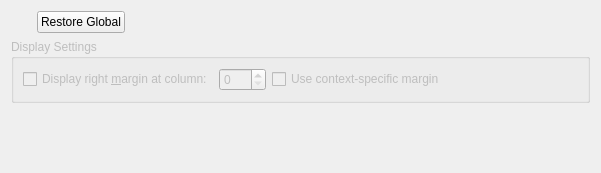
<?xml version="1.0" encoding="UTF-8"?>
<ui version="4.0">
 <class>ProjectExplorer::Internal::EditorSettingsPropertiesPage</class>
 <widget class="QWidget" name="ProjectExplorer::Internal::EditorSettingsPropertiesPage">
  <property name="geometry">
   <rect>
    <x>0</x>
    <y>0</y>
    <width>601</width>
    <height>173</height>
   </rect>
  </property>
  <layout class="QGridLayout" name="gridLayout">
   <item row="0" column="1">
    <widget class="QPushButton" name="restoreButton">
     <property name="text">
      <string>Restore Global</string>
     </property>
    </widget>
   </item>
   <item row="1" column="0" colspan="3">
    <widget class="QGroupBox" name="displaySettings">
     <property name="enabled">
      <bool>false</bool>
     </property>
     <property name="title">
      <string>Display Settings</string>
     </property>
     <layout class="QHBoxLayout" name="horizontalLayout">
      <item>
       <widget class="QCheckBox" name="showWrapColumn">
        <property name="text">
         <string>Display right &amp;margin at column:</string>
        </property>
       </widget>
      </item>
      <item>
       <widget class="QSpinBox" name="wrapColumn">
        <property name="enabled">
         <bool>false</bool>
        </property>
        <property name="maximum">
         <number>999</number>
        </property>
       </widget>
      </item>
      <item>
       <widget class="QCheckBox" name="useIndenter">
        <property name="toolTip">
         <string>If available, use a different margin. For example, the ColumnLimit from the ClangFormat plugin.</string>
        </property>
        <property name="text">
         <string>Use context-specific margin</string>
        </property>
       </widget>
      </item>
      <item>
       <spacer name="horizontalSpacer_2">
        <property name="orientation">
         <enum>Qt::Horizontal</enum>
        </property>
        <property name="sizeHint" stdset="0">
         <size>
          <width>53</width>
          <height>20</height>
         </size>
        </property>
       </spacer>
      </item>
     </layout>
    </widget>
   </item>
   <item row="3" column="0">
    <spacer name="verticalSpacer">
     <property name="orientation">
      <enum>Qt::Vertical</enum>
     </property>
     <property name="sizeHint" stdset="0">
      <size>
       <width>20</width>
       <height>12</height>
      </size>
     </property>
    </spacer>
   </item>
   <item row="2" column="0" colspan="3">
    <widget class="TextEditor::BehaviorSettingsWidget" name="behaviorSettingsWidget" native="true"/>
   </item>
   <item row="0" column="2">
    <spacer name="horizontalSpacer">
     <property name="orientation">
      <enum>Qt::Horizontal</enum>
     </property>
     <property name="sizeHint" stdset="0">
      <size>
       <width>3</width>
       <height>20</height>
      </size>
     </property>
    </spacer>
   </item>
  </layout>
 </widget>
 <customwidgets>
  <customwidget>
   <class>TextEditor::BehaviorSettingsWidget</class>
   <extends>QWidget</extends>
   <header>texteditor/behaviorsettingswidget.h</header>
   <container>1</container>
  </customwidget>
 </customwidgets>
 <resources/>
 <connections>
  <connection>
   <sender>showWrapColumn</sender>
   <signal>toggled(bool)</signal>
   <receiver>wrapColumn</receiver>
   <slot>setEnabled(bool)</slot>
   <hints>
    <hint type="sourcelabel">
     <x>211</x>
     <y>75</y>
    </hint>
    <hint type="destinationlabel">
     <x>283</x>
     <y>82</y>
    </hint>
   </hints>
  </connection>
 </connections>
</ui>
